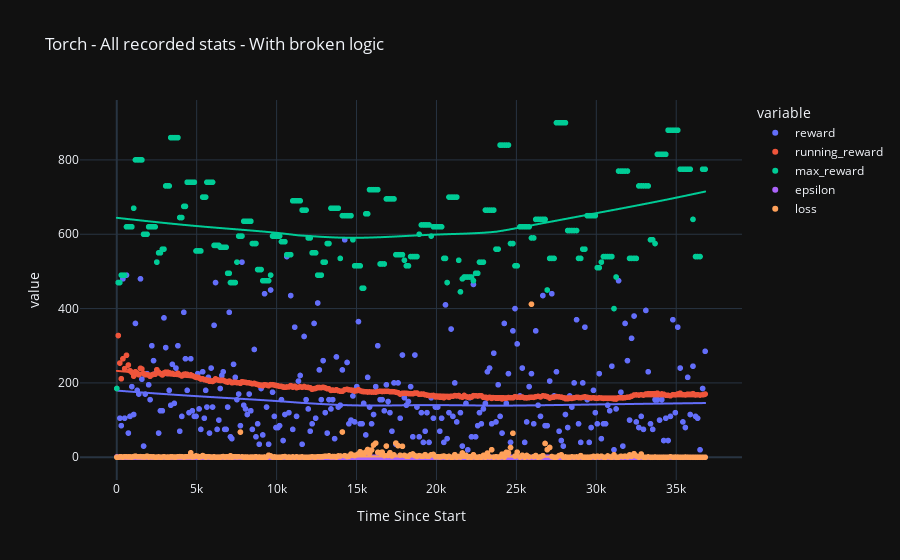

Notebook cell for this chart:
### Code cell
plot_all([
    "./logs/torch/modelstats_16-12.csv",
    "./logs/torch/modelstats_17-12-1.csv",
], title="Torch - All recorded stats - With broken logic")

### Figure 1 — Plotly figure (JSON) as saved in the notebook; plotly's stock layout.template omitted (floating-point values rounded to 4 significant figures; data arrays with more than 128 entries replaced by an {"elided": "..."} marker saying what was removed)
{"data": [{"hovertemplate": "<b>%{hovertext}</b><br><br>variable=reward<br>Time Since Start=%{x}<br>value=%{y}<extra></extra>", "hovertext": {"elided": "301 int values"}, "legendgroup": "reward", "marker": {"color": "#636efa", "symbol": "circle"}, "mode": "markers", "name": "reward", "showlegend": true, "type": "scattergl", "x": {"elided": "301 float values"}, "xaxis": "x", "y": {"elided": "301 int values"}, "yaxis": "y"}, {"hovertemplate": "<b>LOWESS trendline</b><br><br>variable=reward<br>Time Since Start=%{x}<br>value=%{y} <b>(trend)</b><extra></extra>", "legendgroup": "reward", "marker": {"color": "#636efa", "symbol": "circle"}, "mode": "lines", "name": "reward", "showlegend": false, "type": "scattergl", "x": {"elided": "301 float values"}, "xaxis": "x", "y": {"elided": "301 float values"}, "yaxis": "y"}, {"hovertemplate": "<b>%{hovertext}</b><br><br>variable=running_reward<br>Time Since Start=%{x}<br>value=%{y}<extra></extra>", "hovertext": {"elided": "301 int values"}, "legendgroup": "running_reward", "marker": {"color": "#EF553B", "symbol": "circle"}, "mode": "markers", "name": "running_reward", "showlegend": true, "type": "scattergl", "x": {"elided": "301 float values"}, "xaxis": "x", "y": {"elided": "301 float values"}, "yaxis": "y"}, {"hovertemplate": "<b>LOWESS trendline</b><br><br>variable=running_reward<br>Time Since Start=%{x}<br>value=%{y} <b>(trend)</b><extra></extra>", "legendgroup": "running_reward", "marker": {"color": "#EF553B", "symbol": "circle"}, "mode": "lines", "name": "running_reward", "showlegend": false, "type": "scattergl", "x": {"elided": "301 float values"}, "xaxis": "x", "y": {"elided": "301 float values"}, "yaxis": "y"}, {"hovertemplate": "<b>%{hovertext}</b><br><br>variable=max_reward<br>Time Since Start=%{x}<br>value=%{y}<extra></extra>", "hovertext": {"elided": "301 int values"}, "legendgroup": "max_reward", "marker": {"color": "#00cc96", "symbol": "circle"}, "mode": "markers", "name": "max_reward", "showlegend": true, "type": "scattergl", "x": {"elided": "301 float values"}, "xaxis": "x", "y": {"elided": "301 int values"}, "yaxis": "y"}, {"hovertemplate": "<b>LOWESS trendline</b><br><br>variable=max_reward<br>Time Since Start=%{x}<br>value=%{y} <b>(trend)</b><extra></extra>", "legendgroup": "max_reward", "marker": {"color": "#00cc96", "symbol": "circle"}, "mode": "lines", "name": "max_reward", "showlegend": false, "type": "scattergl", "x": {"elided": "301 float values"}, "xaxis": "x", "y": {"elided": "301 float values"}, "yaxis": "y"}, {"hovertemplate": "<b>%{hovertext}</b><br><br>variable=epsilon<br>Time Since Start=%{x}<br>value=%{y}<extra></extra>", "hovertext": {"elided": "301 int values"}, "legendgroup": "epsilon", "marker": {"color": "#ab63fa", "symbol": "circle"}, "mode": "markers", "name": "epsilon", "showlegend": true, "type": "scattergl", "x": {"elided": "301 float values"}, "xaxis": "x", "y": {"elided": "301 float values"}, "yaxis": "y"}, {"hovertemplate": "<b>LOWESS trendline</b><br><br>variable=epsilon<br>Time Since Start=%{x}<br>value=%{y} <b>(trend)</b><extra></extra>", "legendgroup": "epsilon", "marker": {"color": "#ab63fa", "symbol": "circle"}, "mode": "lines", "name": "epsilon", "showlegend": false, "type": "scattergl", "x": {"elided": "301 float values"}, "xaxis": "x", "y": {"elided": "301 float values"}, "yaxis": "y"}, {"hovertemplate": "<b>%{hovertext}</b><br><br>variable=loss<br>Time Since Start=%{x}<br>value=%{y}<extra></extra>", "hovertext": {"elided": "301 int values"}, "legendgroup": "loss", "marker": {"color": "#FFA15A", "symbol": "circle"}, "mode": "markers", "name": "loss", "showlegend": true, "type": "scattergl", "x": {"elided": "301 float values"}, "xaxis": "x", "y": {"elided": "301 float values"}, "yaxis": "y"}, {"hovertemplate": "<b>LOWESS trendline</b><br><br>variable=loss<br>Time Since Start=%{x}<br>value=%{y} <b>(trend)</b><extra></extra>", "legendgroup": "loss", "marker": {"color": "#FFA15A", "symbol": "circle"}, "mode": "lines", "name": "loss", "showlegend": false, "type": "scattergl", "x": {"elided": "301 float values"}, "xaxis": "x", "y": {"elided": "301 float values"}, "yaxis": "y"}], "layout": {"legend": {"title": {"text": "variable"}, "tracegroupgap": 0}, "title": {"text": "Torch - All recorded stats - With broken logic"}, "xaxis": {"anchor": "y", "domain": [0, 1], "title": {"text": "Time Since Start"}}, "yaxis": {"anchor": "x", "domain": [0, 1], "title": {"text": "value"}}}}
